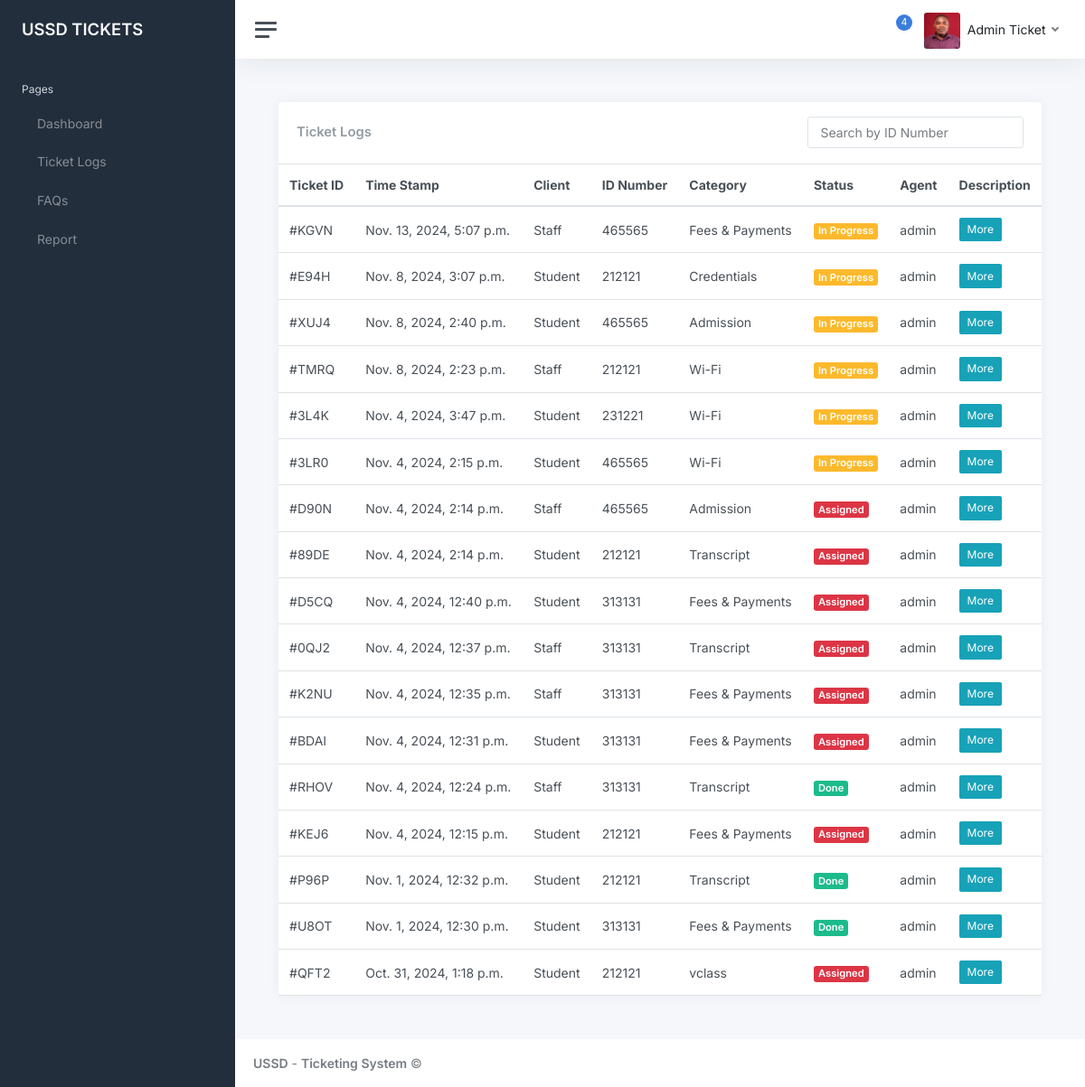
The page /ticketlogs/ (signed in) on the database its author committed.
### ticksys/models.py (models this page shows, shortened)
class Ticket(models.Model):
    TICKET_STATUS = [
        ('Assigned', 'Assigned'),
        ('In Progress', 'In Progress'),
        ('Done', 'Done'),
    ]
    CLIENT_TYPE = [
        ('Staff', 'Staff'),
        ('Student', 'Student'),
    ]
    MODE_CHOICES = [
        ('Walk-In', 'Walk-In'),
        ('Phone', 'Phone'),
        ('Email', 'Email'),
    ]
    CATEGORY = [
        ('Credentials', 'Credentials'),
        ('Fees & Payments', 'Fees & Payments'),
        ('VClass', 'VClass'),
        ('Transcript', 'Transcript'),
        ('Admission', 'Admission'),
        ('Wi-Fi', 'Wi-Fi'),
        ('Other', 'Other')
    ]
    user = models.ForeignKey(User, models.CASCADE, null=True, related_name='assigned_tickets')
    ticket_number = models.CharField(max_length=4, default=generate_ticket_number, unique=True, editable=False)
    id_number = models.CharField(max_length=20, unique=False)
    description = models.TextField()
    status = models.CharField(max_length=20, choices=TICKET_STATUS, default='In Progress')
    category = models.CharField(max_length=100, choices=CATEGORY)
    client_type = models.CharField(max_length=20, choices=CLIENT_TYPE, default='Student')
    created_at = models.DateTimeField(auto_now_add=True)
    updated_at = models.DateTimeField(auto_now=True)
    mode = models.CharField(max_length=20, choices=MODE_CHOICES, default='Walk-In')

### ticksys/views.py (the view)
# urls.py: path('ticketlogs/', views.ticketlogs, name='ticketlogs'),
def ticketlogs(request):
    user = request.user
    all_users = User.objects.all()  # Retrieve all users to populate the dropdown
    tickets_by_user = Ticket.objects.filter(user=user).order_by('-created_at')
    context = {
        'tickets_by_user' : tickets_by_user,
        'all_users' : all_users
    }
    return render(request, 'ticketlogs.html', context)

### templates/ticketlogs.html (shortened to what this page needs)
{% extends 'index.html' %}
            {% block content %}
            <main class="content">
                <div class="container-fluid p-0">
                    <div class="row">
                        <div class="col-12 d-flex">
                            <div class="card flex-fill">
                                <div class="card-header d-flex justify-content-between align-items-center">
                                    <h5 class="card-title mb-0">Ticket Logs</h5>
                                    <div>
                                        <input type="text" id="searchInput" class="form-control" placeholder="Search by ID Number" onkeyup="searchTable()">
                                    </div>
                                </div>
                                <table class="table table-hover my-0 w-100" id="ticketTable">
                                    <thead>
                                        <tr>
                                            <th>Ticket ID</th>
                                            <th>Time Stamp</th>
                                            <th>Client</th>
                                            <th>ID Number</th>
                                            <th>Category</th>
                                            <th>Status</th>
                                            <th>Agent</th>
                                            <th>Description</th>
                                        </tr>
                                    </thead>
                                    <tbody id="ticketTableBody">
                                        {% for ticket in tickets_by_user %}
                                            <tr>
                                                <td>#{{ticket.ticket_number}}</td>
                                                <td>{{ticket.created_at}}</td>
                                                <td>{{ticket.client_type}}</td>
                                                <td class="d-none d-xl-table-cell">{{ticket.id_number}}</td>
                                                <td class="d-none d-xl-table-cell">{{ticket.category}}</td>
                                                <td><span class="badge {% if ticket.status == 'Done' %}bg-success {% elif ticket.status == 'In Progress' %}bg-warning{% else %}bg-danger{% endif %}">{{ticket.status}}</span></td>
                                                <td class="d-none d-md-table-cell">{{ticket.user.username}}</td>
                                                <td><button type="button" class="btn btn-info btn-sm" data-bs-toggle="modal" data-bs-target="#infoModal{{ ticket.id }}" data-bs-placement="top" data-bs-toggle="tooltip1" title="View More Information">
                                                    More
                                                </button>
                                            </tr>
                                            {% endfor %}
                                    </tbody>
                                </table>
                            </div>
                        </div>
                    </div>
                </div>
            </main>
        {% endblock %}

### templates/index.html (shortened to what this page needs)
{% load static %}
{% load widget_tweaks %}
<!DOCTYPE html>
<html lang="en">
<head>
	<link href="https://stackpath.bootstrapcdn.com/bootstrap/4.5.2/css/bootstrap.min.css" rel="stylesheet">
	<link href="{% static 'css/app.css' %}" rel="stylesheet">
</head>
<body>
	<div class="wrapper">
		<nav id="sidebar" class="sidebar js-sidebar">
			<div class="sidebar-content js-simplebar">
				<a class="sidebar-brand" href="{% url 'index' %}">
          <span class="align-middle">USSD TICKETS</span>
        </a>
				<ul class="sidebar-nav">
					<li class="sidebar-header">
						Pages
					</li>
					<li class="sidebar-item">
						<a class="sidebar-link" href="{% url 'index' %}">
               <span class="align-middle">Dashboard</span>
            </a>
					</li>
					<li class="sidebar-item">
						<a class="sidebar-link" href="{% url 'ticketlogs' %}">
               <span class="align-middle">Ticket Logs</span>
            </a>
					</li>
					<li class="sidebar-item">
						<a class="sidebar-link" href="{% url 'faqs' %}">
               <span class="align-middle">FAQs</span>
            </a>
					</li>
					<li class="sidebar-item">
						<a class="sidebar-link" href="#">
               <span class="align-middle">Report</span>
            </a>
					</li>
			</div>
		</nav>
		<div class="main">
			<nav class="navbar navbar-expand navbar-light navbar-bg">
				<a class="sidebar-toggle js-sidebar-toggle">
          <i class="hamburger align-self-center"></i>
        </a>
				<div class="navbar-collapse collapse">
					<ul class="navbar-nav navbar-align">
						<li class="nav-item dropdown">
							<a class="nav-icon dropdown-toggle" href="#" id="alertsDropdown" data-bs-toggle="dropdown">
								<div class="position-relative">
									<span class="indicator">4</span>
								</div>
							</a>
						</li>
						<li class="nav-item dropdown">
							<a class="nav-link dropdown-toggle d-none d-sm-inline-block" href="#" data-bs-toggle="dropdown">
                <img src="{% static 'img/avatars/cash.png' %}" class="avatar img-fluid rounded me-1" alt="" /> <span class="text-dark">{{user.first_name|title}} {{user.last_name|title}}</span>
              </a>
						</li>
					</ul>
				</div>
			</nav>
			{% block content %}{% endblock %}
			<footer class="footer">
				<div class="container-fluid">
					<div class="row text-muted">
						<div class="col-6 text-start">
							<p class="mb-0">
								<a class="text-muted" href="https://helpdesk.knust.edu.gh/" target="_blank"><strong>USSD</strong></a> - <a class="text-muted" href="https://helpdesk.knust.edu.gh/" target="_blank"><strong>Ticketing System</strong></a>								&copy;
							</p>
						</div>
					</div>
				</div>
			</footer>
		</div>
	</div>
</body>
</html>

### rows shown on the page
Ticket: ticket_number "KGVN", created_at "Nov. 13, 2024, 5:07 p.m.", client_type "Staff", id_number "465565", category "Fees & Payments", status "In Progress", user.username "admin"
Ticket: ticket_number "E94H", created_at "Nov. 8, 2024, 3:07 p.m.", client_type "Student", id_number "212121", category "Credentials", status "In Progress", user.username "admin"
Ticket: ticket_number "XUJ4", created_at "Nov. 8, 2024, 2:40 p.m.", client_type "Student", id_number "465565", category "Admission", status "In Progress", user.username "admin"
Ticket: ticket_number "TMRQ", created_at "Nov. 8, 2024, 2:23 p.m.", client_type "Staff", id_number "212121", category "Wi-Fi", status "In Progress", user.username "admin"
Ticket: ticket_number "3L4K", created_at "Nov. 4, 2024, 3:47 p.m.", client_type "Student", id_number "231221", category "Wi-Fi", status "In Progress", user.username "admin"
Ticket: ticket_number "3LR0", created_at "Nov. 4, 2024, 2:15 p.m.", client_type "Student", id_number "465565", category "Wi-Fi", status "In Progress", user.username "admin"
Ticket: ticket_number "D90N", created_at "Nov. 4, 2024, 2:14 p.m.", client_type "Staff", id_number "465565", category "Admission", status "Assigned", user.username "admin"
Ticket: ticket_number "89DE", created_at "Nov. 4, 2024, 2:14 p.m.", client_type "Student", id_number "212121", category "Transcript", status "Assigned", user.username "admin"
Ticket: ticket_number "D5CQ", created_at "Nov. 4, 2024, 12:40 p.m.", client_type "Student", id_number "313131", category "Fees & Payments", status "Assigned", user.username "admin"
Ticket: ticket_number "0QJ2", created_at "Nov. 4, 2024, 12:37 p.m.", client_type "Staff", id_number "313131", category "Transcript", status "Assigned", user.username "admin"
Ticket: ticket_number "K2NU", created_at "Nov. 4, 2024, 12:35 p.m.", client_type "Staff", id_number "313131", category "Fees & Payments", status "Assigned", user.username "admin"
Ticket: ticket_number "BDAI", created_at "Nov. 4, 2024, 12:31 p.m.", client_type "Student", id_number "313131", category "Fees & Payments", status "Assigned", user.username "admin"
Ticket: ticket_number "RHOV", created_at "Nov. 4, 2024, 12:24 p.m.", client_type "Staff", id_number "313131", category "Transcript", status "Done", user.username "admin"
Ticket: ticket_number "KEJ6", created_at "Nov. 4, 2024, 12:15 p.m.", client_type "Student", id_number "212121", category "Fees & Payments", status "Assigned", user.username "admin"
Ticket: ticket_number "P96P", created_at "Nov. 1, 2024, 12:32 p.m.", client_type "Student", id_number "212121", category "Transcript", status "Done", user.username "admin"
Ticket: ticket_number "U8OT", created_at "Nov. 1, 2024, 12:30 p.m.", client_type "Student", id_number "313131", category "Fees & Payments", status "Done", user.username "admin"
Ticket: ticket_number "QFT2", created_at "Oct. 31, 2024, 1:18 p.m.", client_type "Student", id_number "212121", category "vclass", status "Assigned", user.username "admin"

### other values the page prints
{{ user.first_name|title }} "Admin"
{{ user.last_name|title }} "Ticket"
